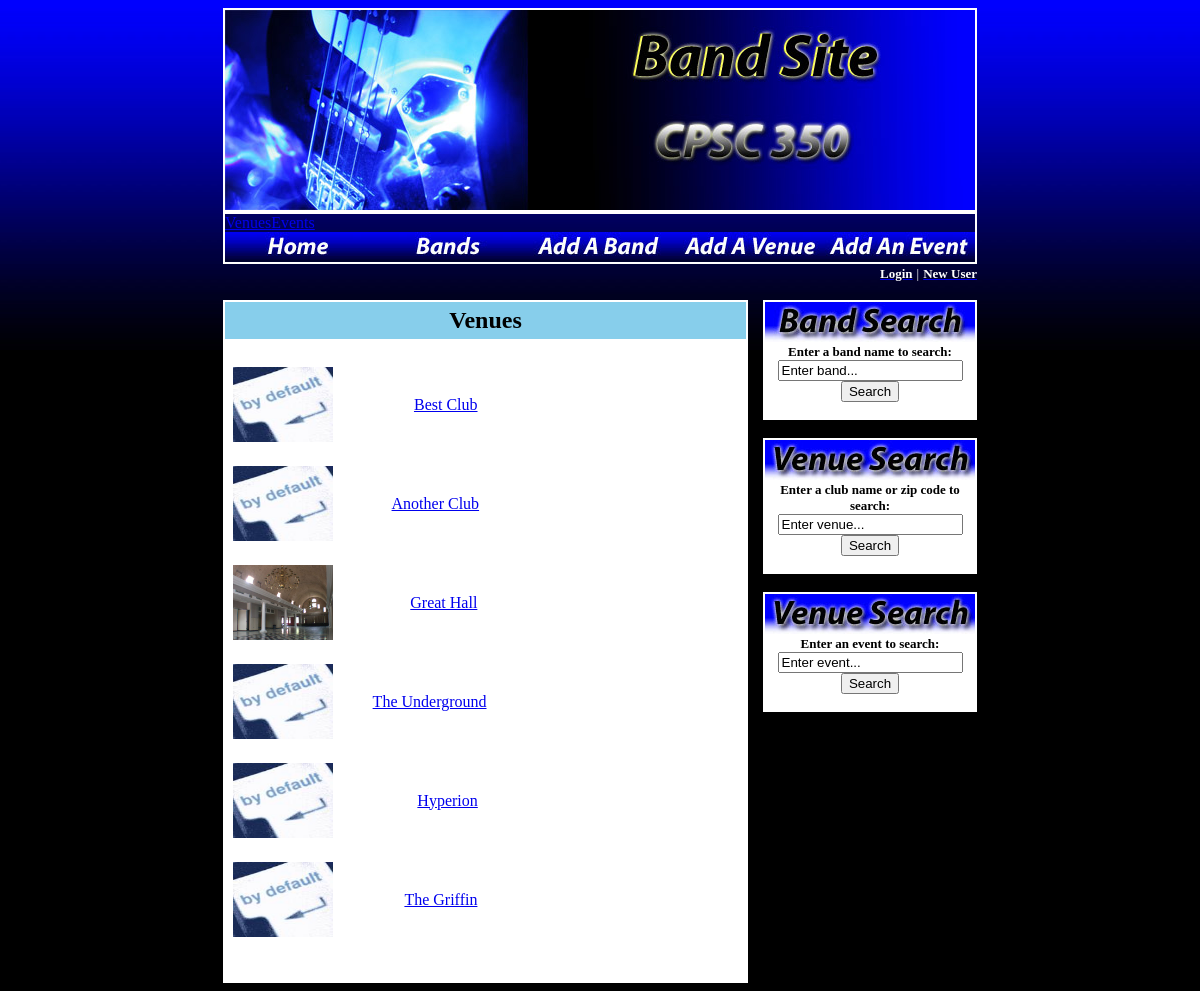
Before: /index.php?page=venue_list.php with the older database file.
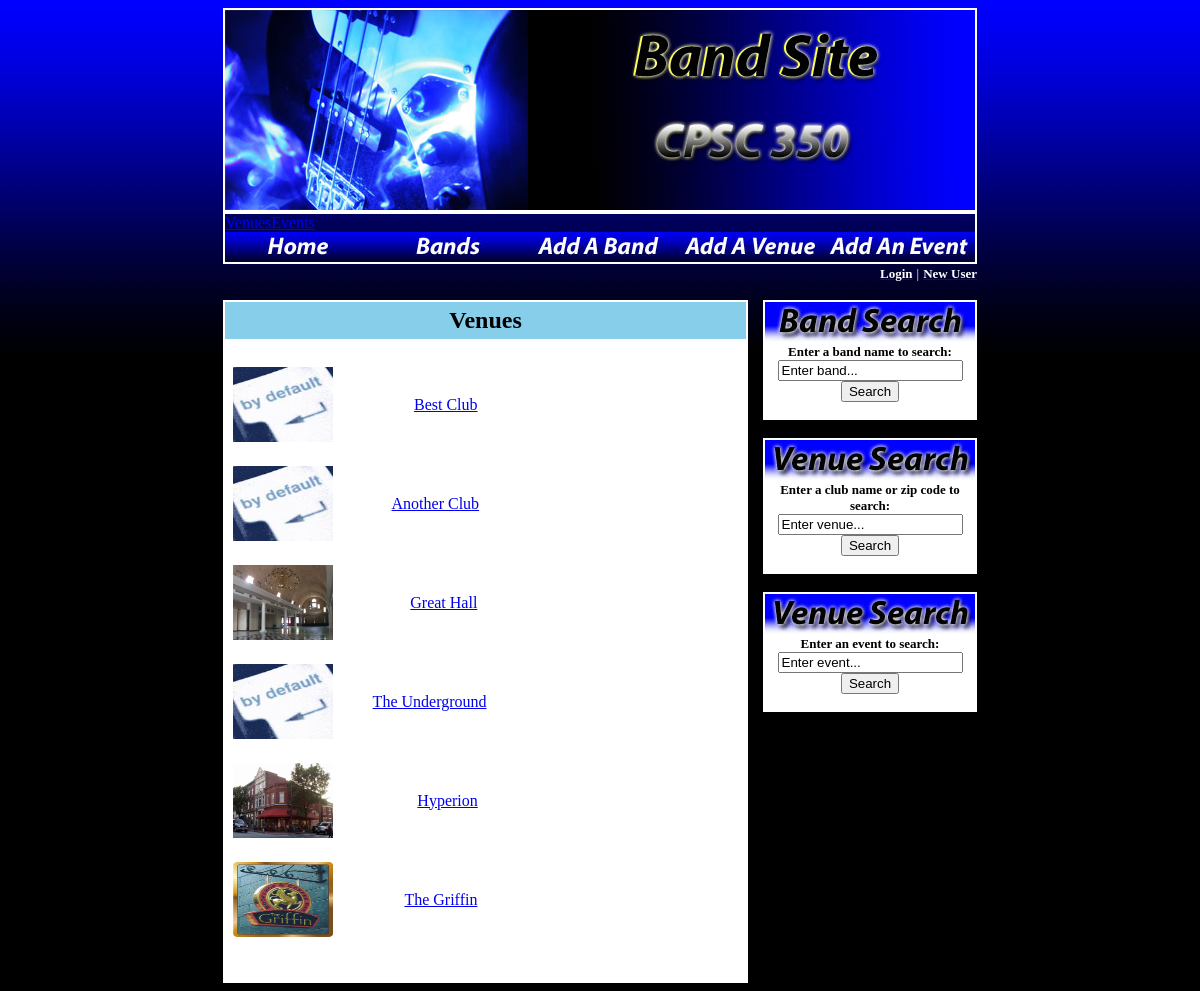
After: the same page with the newer database file.
### tables this page shows
CREATE TABLE IF NOT EXISTS `venues` (
  `venue_id` smallint(6) NOT NULL AUTO_INCREMENT,
  `name` varchar(50) NOT NULL,
  `street_address` varchar(50) NOT NULL,
  `city` varchar(25) NOT NULL,
  `state` varchar(2) NOT NULL,
  `image` varchar(25) NOT NULL,
  `about` blob,
  `map` blob,
  PRIMARY KEY (`venue_id`)
);

### settings.php (called while the page is built, shortened)
<?php
$cellbg = "skyblue";
?>

### venue_list.php (the view, shortened to what this page needs)
<table border="1" bordercolor="white" cellpadding="5" cellspacing="0" width="100%">
<tr bgcolor="<?php echo($cellbg); ?>"><td align="center">
<font size="5" color="<?php echo($headingtext); ?>"><b>Venues</b></font>
</td></tr>
<tr bgcolor="white"><td align="left">
<?php include "db_connect.php" ?>
<?php
$query = "SELECT name, image, venue_id FROM venues";
  $result = mysqli_query($db, $query)
   or die("Error 1 Querying Database");
  while($row = mysqli_fetch_array($result)) {
  	$name = $row['name'];
      $image = $row['image'];
	$id = $row['venue_id'];
      echo "<table style = \"width: 300px;\"/></>";
	echo "<tr><td><img src =\"$image\" style = \"width: 100px; height: 75px;\"/></td>";
  	echo "<td><a href='index.php?page=venuepage.php&id=$id'>$name</a></td></tr><br/>";
}
?>
</table>
<br/>
<br />
</td></tr>

### index.php (shortened to what this page needs)
<?php
include("settings.php");
function buildnav($number,$link) {
	$navoutput = "<td height=\"30\" width=\"150\" onclick=\"window.location.href='".$link."'\" onMouseOver=\"this.style.background='url(nav".$number."b.jpg)'\" onMouseOut=\"this.style.background='url(nav".$number."a.jpg)'\" background=\"nav".$number."a.jpg\" align=\"center\"></td>";
	return $navoutput;
}
?>
<HTML>
<BODY>
<CENTER>
<table border="0" cellpadding="0" cellspacing="0" width="750">
<tr><td colspan="3">
	<table border="1" bordercolor="white" cellpadding="0" cellspacing="0" width="750">
	<tr><td align="center">
		<img src="header.jpg" border="0" width="750" height="200">
	</td></tr>
	</table>
<table border="1" bordercolor="white" cellpadding="0" cellspacing="0">
<tr><td>
	<table border="0" cellpadding="0" cellspacing="0" width="100%">
	<tr">
	<?php
	echo(buildnav(1, "index.php"));
	echo(buildnav(2, "index.php?page=band_list.php"));
	echo(buildnav(3, "index.php?page=band_entry.html"));
	echo(buildnav(4, "index.php?page=venue_entry.html"));
	echo(buildnav(5, "index.php?page=event_entry.php"));
	echo '<a href = "index.php?page=venue_list.php">Venues</a>';
	echo '<a href = "index.php?page=event_list.php">Events</a>';
	?>
	</tr>
	</table>
</td></tr>
</table>
<tr><td colspan="3" align="right">
<?php
if(isset($_SESSION['user_name'])) {
?>
<a href="index.php?page=logout.php"><font size="2" color="white"><b>Logout</b></font></a>
<?php
} else {
?>
<a href="index.php?page=login.php"><font size="2" color="white"><b>Login</b></font></a>
<font size="2" color="white">|</font>
<a href="index.php?page=create_user.php"><font size="2" color="white"><b>New User</b></font></a>
<?php } ?>
<br /><br />
</td></tr>
<tr><td width="525" align="left" valign="top">
<?php
if(isset($_GET['page']) && $_GET['page'] != "" && $_GET['page'] != "index.php") {
	$pagename = $_GET['page'];
	if(file_exists(dirname($_SERVER['DOCUMENT_ROOT'].$_SERVER['PHP_SELF'])."/".$pagename)) {
		include($pagename);
	}
} else {
	include("maintable.php");
}
?>
<td width="15">&nbsp;</td>
<td width="210" align="right" valign="top">
<?php
include("searchbar.php");
?>
</td></tr>
</CENTER>
</BODY>
</HTML>

### searchbar.php
<table border="1" bordercolor="white" cellpadding="0" cellspacing="0" width="100%">
<tr bgcolor="white"><td align="center">
	<img border="0" src="title_bsearch.jpg">
</td></tr>
<tr bgcolor="white"><td align="center">
	<font size="2" color="black"><b>Enter a band name to search:</b></font>
	<form action="index.php?page=artistSearch.php" method="post">
	<input type="text" name="searchband" value = "Enter band..." onFocus="if (value == 'Enter band...') {value=''}" onBlur="if (value== '') {value='Enter band...'}">
               <input name="submit" type="submit" value="Search">
	</form>
</td></tr>
</table>
<br />
<table border="1" bordercolor="white" cellpadding="0" cellspacing="0" width="100%">
<tr bgcolor="white"><td align="center">
	<img border="0" src="title_vsearch.jpg">
</td></tr>
<tr bgcolor="white"><td align="center">
	<font size="2" color="black"><b>Enter a club name or zip code to search:</b></font>
	<form action="index.php?page=venue_display.php" method="post">
	<input type="text" name="venue_searchbox" value = "Enter venue..." onFocus="if (value == 'Enter venue...') {value=''}" onBlur="if (value== '') {value='Enter venue...'}">
               <input name="submit" type="submit" value="Search">
	</form>
</td></tr>
</table>
<br />
<table border="1" bordercolor="white" cellpadding="0" cellspacing="0" width="100%">
<tr bgcolor="white"><td align="center">
	<img border="0" src="title_vsearch.jpg">
</td></tr>
<tr bgcolor="white"><td align="center">
	<font size="2" color="black"><b>Enter an event to search:</b></font>
	<form action="index.php?page=event_search.php" method="post">
	<input type="text" name="searchevent" value = "Enter event..." onFocus="if (value == 'Enter event...') {value=''}" onBlur="if (value== '') {value='Enter event...'}">
               <input name="submit" type="submit" value="Search">
	</form>
</td></tr>
</table>

### index.php (style rules this page uses)
BODY { Background-color: #000000; background-image: url(bgimage.jpg); background-repeat: repeat-x; background-position: top; }

Changed rows visible on the page:
changed venues "Hyperion": image: picture added in place of a placeholder
changed venues "The Griffin": image: picture added in place of a placeholder
